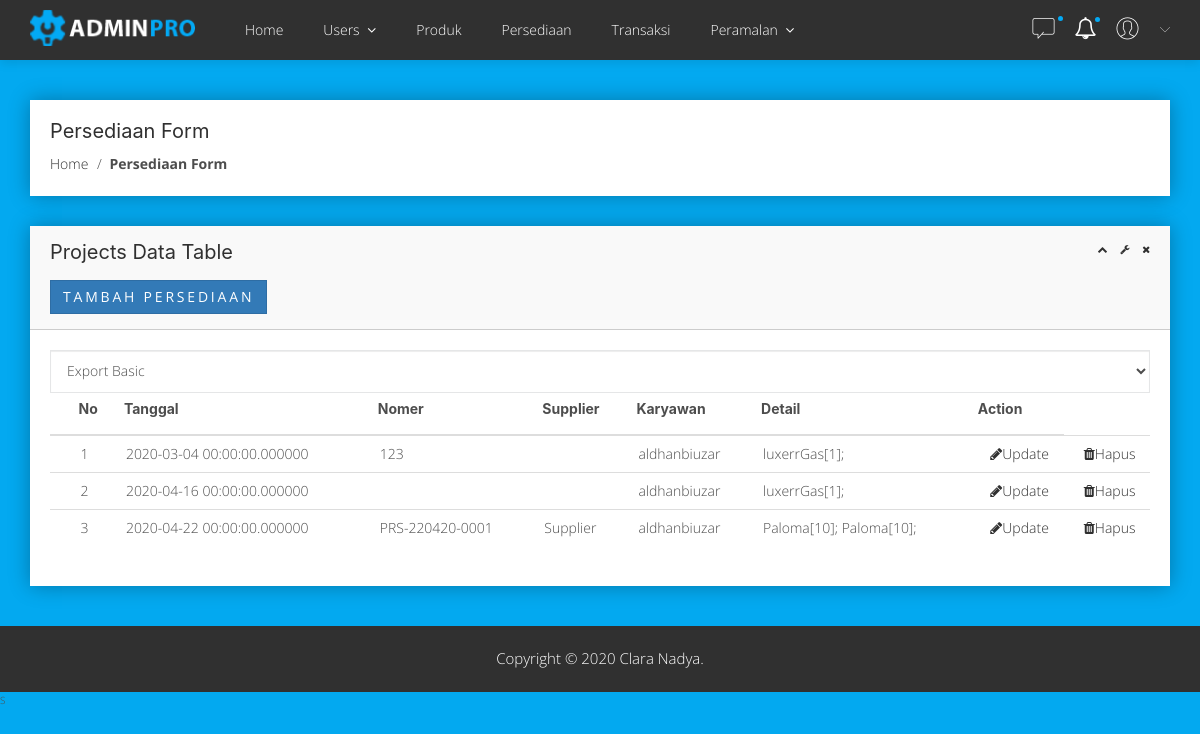
/index.php/persediaan, run on the app's committed database.
### tables this page shows
CREATE TABLE `persediaan` (
  `id` int(11) NOT NULL,
  `tgl` datetime(6) NOT NULL,
  `nomer` varchar(150) NOT NULL,
  `supplier` varchar(32) NOT NULL,
  `fk_user_karyawan` int(11) NOT NULL,
  `harga` double NOT NULL
);

### application/controllers/Persediaan.php (called while the page is built, shortened)
<?php
class Persediaan extends CI_Controller
{
    public function index()
    {
        $persediaan_data = $this->db
    	->select('*,(select nama from users where id=persediaan.fk_user_karyawan) as nama_karyawan')
    	->get('persediaan')
        ->result();
        foreach($persediaan_data as $key => $value){
            $detail = $this->db
            ->select("detailpersediaan.*,produk.c_produk nama_produk")
            ->join('produk','detailpersediaan.fk_produk=produk.id')
            ->where('fk_persediaan',$value->id)
            ->get('detailpersediaan')->result();
            $string_detail = "";
            foreach($detail as $k => $v){
                $string_detail .= $v->nama_produk."[".$v->jumlah."]; ";
            }
            $persediaan_data[$key]->detail = $string_detail;
        }
    	$data['persediaan_data'] = $persediaan_data;
        $this->load->view('admin/persediaan/index',$data);
    }
}

### index.php (called while the page is built, shortened)
<?php
require_once BASEPATH.'core/CodeIgniter.php';

### application/views/admin/persediaan/index.php (the view, shortened to what this page needs)
<?php $this->load->view('admin/includes/head') ?>
<?php $this->load->view('admin/includes/header') ?>
<div class="breadcome-area mg-t-40 mg-b-30">
        <div class="container">
            <div class="row">
                <div class="col-lg-12">
                    <div class="breadcome-list shadow-reset">
                        <div class="breadcome-heading">
                            <h2>Persediaan Form</h2>
                        </div>
                        <ul class="breadcome-menu">
                            <li><a href="#">Home</a> <span class="bread-slash">/</span>
                            </li>
                            <li><span class="bread-blod">Persediaan Form</span>
                            </li>
                        </ul>
                    </div>
                </div>
            </div>
        </div>
    </div>
<div class="basic-form-area mg-b-40">
    <div class="container">
        <div class="row">
            <div class="col-lg-12">
                <div class="sparkline13-list shadow-reset">
                    <div class="sparkline13-hd">
                        <div class="main-sparkline13-hd">
                            <h1>Projects <span class="table-project-n">Data</span> Table</h1><br>
                            <a href="Persediaan/insert" style="margin-left" class="btn btn-primary">Tambah Persediaan</a>
                            <div class="sparkline13-outline-icon">
                                <span class="sparkline13-collapse-link"><i class="fa fa-chevron-up"></i></span>
                                <span><i class="fa fa-wrench"></i></span>
                                <span class="sparkline13-collapse-close"><i class="fa fa-times"></i></span>
                            </div>
                        </div>
                    </div>
                    <div class="sparkline13-graph">
                        <div class="datatable-dashv1-list custom-datatable-overright">
                            <div id="toolbar">
                                <select class="form-control">
                                    <option value="">Export Basic</option>
                                </select>
                            </div>
                            <table id="table" data-toggle="table" data-pagination="true" data-search="true" data-show-columns="true" data-show-pagination-switch="true" data-show-refresh="true" data-key-events="true" data-show-toggle="true" data-resizable="true" data-cookie="true" data-cookie-id-table="saveId" data-show-export="true" data-click-to-select="true" data-toolbar="#toolbar">
                                <thead>
                                    <tr>
                                        <th data-field="state" data-checkbox="true"></th>
                                        <th data-field="no" data-editable="true"><h5><b>No</b></h5></th>
                                        <th data-field="tanggal" data-editable="true"><h5><b>Tanggal</b></h5></th>
                                        <th data-field="Nomer" data-editable="true"><h5><b>Nomer</b></h5></th>
                                        <th data-field="supplier" data-editable="true"><h5><b>Supplier</b></h5></th>
                                        <th data-field="karyawan" data-editable="true"><h5><b>Karyawan</b></h5></th>
                                        <th data-field="detail" data-editable="true"><h5><b>Detail</b></h5></th>
                                        <th data-field="action"><h5><b>Action</b></h5></th>
                                    </tr>
                                </thead>
                                <tbody>
                                    <?php foreach ($persediaan_data as $key => $value): ?>
                                        <tr>
                                            <td></td>
                                            <td><?php echo $key+1 ?></td>
                                            <td><?php echo $value->tgl ?></td>
                                            <td><?php echo $value->nomer ?></td>
                                            <td><?php echo $value->supplier ?></td>
                                            <td><?php echo $value->nama_karyawan ?></td>
                                            <td><?php echo $value->detail ?></td>
                                            <td class="datatable-ct">
                                                <a href="Persediaan/update/<?php echo $value->id ?>" class="datatable-ct"><i class="fa fa-pencil"></i>Update</a>
                                            </td>
                                            <td class="datatable-ct">
                                                <a href="Persediaan/delete/<?php echo $value->id ?>" class="datatable-ct"><i class="fa fa-trash"></i>Hapus</a>
                                            </td>
                                        </tr>
                                    <?php endforeach ?>
                                </tbody>
                            </table>
                        </div>
                    </div>
                </div>
            </div>
        </div>
    </div>
</div>
<?php $this->load->view('admin/includes/footer') ?>S

### application/views/admin/includes/head.php (shortened to what this page needs)
<!doctype html>
<html class="no-js" lang="en">
<head>
    <link rel="stylesheet" href="<?php echo base_url('template/'); ?>css/bootstrap.min.css">
    <link rel="stylesheet" href="<?php echo base_url('template/'); ?>css/font-awesome.min.css">
    <link rel="stylesheet" href="<?php echo base_url('template/'); ?>css/adminpro-custon-icon.css">
    <link rel="stylesheet" href="<?php echo base_url('template/'); ?>css/meanmenu.min.css">
    <link rel="stylesheet" href="<?php echo base_url('template/'); ?>css/jquery.mCustomScrollbar.min.css">
    <link rel="stylesheet" href="<?php echo base_url('template/'); ?>css/animate.css">
    <link rel="stylesheet" href="<?php echo base_url('template/'); ?>css/normalize.css">
    <link rel="stylesheet" href="<?php echo base_url('template/'); ?>css/form.css">
    <link rel="stylesheet" href="<?php echo base_url('template/'); ?>style.css">
    <link rel="stylesheet" href="<?php echo base_url('template/'); ?>css/responsive.css">
    <link rel="stylesheet" href="<?php echo base_url('template/dashboard/'); ?>fonts/icomoon/style.css">
    <link rel="stylesheet" href="<?php echo base_url('template/dashboard/'); ?>css/magnific-popup.css">
    <link rel="stylesheet" href="<?php echo base_url('template/dashboard/'); ?>css/jquery-ui.css">
    <link rel="stylesheet" href="<?php echo base_url('template/dashboard/'); ?>css/owl.carousel.min.css">
    <link rel="stylesheet" href="<?php echo base_url('template/dashboard/'); ?>css/owl.theme.default.min.css">
    <link rel="stylesheet" href="<?php echo base_url('template/dashboard/'); ?>css/bootstrap-datepicker.css">
    <link rel="stylesheet" href="<?php echo base_url('template/dashboard/'); ?>fonts/flaticon/font/flaticon.css">
    <link rel="stylesheet" href="<?php echo base_url('template/dashboard/'); ?>css/aos.css">
    <link rel="stylesheet" href="<?php echo base_url('template/dashboard/'); ?>css/style.css">
</head>
<body>

### application/views/admin/includes/header.php (shortened to what this page needs)
<div class="header-top-area">
        <div class="container">
            <div class="row">
                <div class="col-lg-2 col-md-5 col-sm-6 col-xs-12">
                    <div class="admin-logo">
                        <a href="#"><img src="<?php echo base_url('template/'); ?>img/logo/log.png" alt="" />
                        </a>
                    </div>
                </div>
                <div class="col-lg-7 col-md-5 col-sm-0 col-xs-12">
                    <div class="header-top-menu">
                        <ul class="nav navbar-nav mai-top-nav">
                            <li class="nav-item"><a href="<?php echo base_url('Home') ?>" class="nav-link">Home</a>
                            </li>
                             <li class="nav-item dropdown">
                                <a href="#" data-toggle="dropdown" role="button" aria-expanded="false" class="nav-link dropdown-toggle">Users <span class="angle-down-topmenu"><i class="fa fa-angle-down"></i></span></a>
                                </li>
                            <li class="nav-item"><a href="<?php echo base_url('Produk') ?>" class="nav-link">Produk</a>
                            </li>
                            <li class="nav-item"><a href="<?php echo base_url('Persediaan') ?>" class="nav-link">Persediaan</a>
                            </li>
                             <li class="nav-item"><a href="<?php echo base_url('Transaksi') ?>" class="nav-link">Transaksi</a>
                            </li>
                            <li class="nav-item dropdown">
                                <a href="#" data-toggle="dropdown" role="button" aria-expanded="false" class="nav-link dropdown-toggle">Peramalan <span class="angle-down-topmenu"><i class="fa fa-angle-down"></i></span></a>
                        </ul>
                    </div>
                </div>
                <div class="col-lg-3 col-md-6 col-sm-6 col-xs-12">
                    <div class="header-right-info">
                        <ul class="nav navbar-nav mai-top-nav header-right-menu">
                            <li class="nav-item dropdown">
                                <a href="#" data-toggle="dropdown" role="button" aria-expanded="false" class="nav-link dropdown-toggle"><span class="adminpro-icon adminpro-chat-pro"></span><span class="indicator-ms"></span></a>
                            </li>
                            <li class="nav-item"><a href="#" data-toggle="dropdown" role="button" aria-expanded="false" class="nav-link dropdown-toggle"><i class="fa fa-bell-o" aria-hidden="true"></i><span class="indicator-nt"></span></a>
                            </li>
                            <li class="nav-item">
                                <a href="#" data-toggle="dropdown" role="button" aria-expanded="false" class="nav-link dropdown-toggle">
                                    <span class="adminpro-icon adminpro-user-rounded header-riht-inf"></span>
                                    <span class="author-project-icon adminpro-icon adminpro-down-arrow"></span>
                                </a>
                            </li>
                        </ul>
                    </div>
                </div>
            </div>
        </div>
    </div>

### application/views/admin/includes/footer.php (shortened to what this page needs)
<div class="footer-copyright-area">
        <div class="container">
            <div class="row">
                <div class="col-lg-12">
                    <div class="footer-copy-right">
                        <p>Copyright &#169; 2020 Clara Nadya.</p>
                    </div>
                </div>
            </div>
        </div>
    </div>
</body>
</html>

### template/dashboard/css/style.css (style rules this page uses)
body { line-height: 1.7; color: #4d4d4d; font-weight: 300; font-size: 1rem; }
a { -webkit-transition: .3s all ease; -o-transition: .3s all ease; transition: .3s all ease; }
h1, h2, h3, h4, h5, .h1, .h2, .h3, .h4, .h5 { font-family: "Poppins", -apple-system, BlinkMacSystemFont, "Segoe UI", Roboto, "Helvetica Neue", Arial, sans-serif, "Apple Color Emoji", "Segoe UI Emoji", "Segoe UI Symbol", "Noto Color Emoji"; }
.btn { text-transform: uppercase; letter-spacing: .2em; border-radius: 0; }
.form-control { height: 43px; border-radius: 0; }

### data on the page
persediaan: tgl "2020-03-04 00:00:00.000000", nomer "123", nama_karyawan "aldhanbiuzar", detail "luxerrGas[1];"
persediaan: tgl "2020-04-16 00:00:00.000000", nama_karyawan "aldhanbiuzar", detail "luxerrGas[1];"
persediaan: tgl "2020-04-22 00:00:00.000000", nomer "PRS-220420-0001", supplier "Supplier", nama_karyawan "aldhanbiuzar", detail "Paloma[10]; Paloma[10];"
